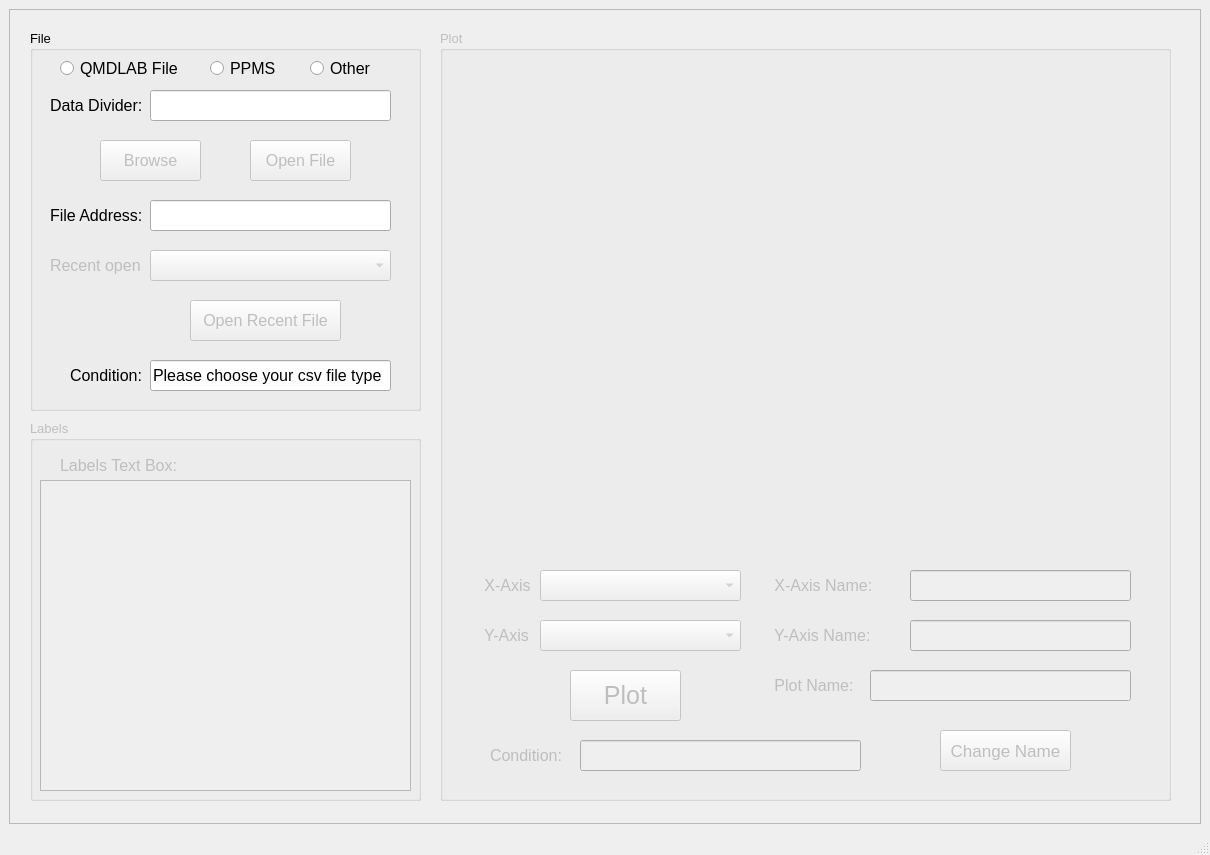
<?xml version="1.0" encoding="UTF-8"?>
<ui version="4.0">
 <class>MainWindow</class>
 <widget class="QMainWindow" name="MainWindow">
  <property name="geometry">
   <rect>
    <x>0</x>
    <y>0</y>
    <width>1210</width>
    <height>855</height>
   </rect>
  </property>
  <property name="windowTitle">
   <string>MainWindow</string>
  </property>
  <widget class="QWidget" name="centralwidget">
   <layout class="QGridLayout" name="gridLayout_2">
    <item row="0" column="0">
     <layout class="QGridLayout" name="gridLayout">
      <item row="0" column="0">
       <widget class="QScrollArea" name="scrollArea">
        <property name="widgetResizable">
         <bool>true</bool>
        </property>
        <widget class="QWidget" name="scrollAreaWidgetContents">
         <property name="geometry">
          <rect>
           <x>0</x>
           <y>0</y>
           <width>1188</width>
           <height>813</height>
          </rect>
         </property>
         <widget class="QGroupBox" name="groupBox_file">
          <property name="geometry">
           <rect>
            <x>20</x>
            <y>20</y>
            <width>391</width>
            <height>381</height>
           </rect>
          </property>
          <property name="font">
           <font>
            <pointsize>10</pointsize>
           </font>
          </property>
          <property name="title">
           <string>File</string>
          </property>
          <widget class="QLineEdit" name="lineEdit_address">
           <property name="geometry">
            <rect>
             <x>120</x>
             <y>170</y>
             <width>241</width>
             <height>31</height>
            </rect>
           </property>
           <property name="font">
            <font>
             <pointsize>12</pointsize>
            </font>
           </property>
          </widget>
          <widget class="QPushButton" name="pushButton_browse">
           <property name="enabled">
            <bool>false</bool>
           </property>
           <property name="geometry">
            <rect>
             <x>70</x>
             <y>110</y>
             <width>101</width>
             <height>41</height>
            </rect>
           </property>
           <property name="font">
            <font>
             <pointsize>12</pointsize>
            </font>
           </property>
           <property name="text">
            <string>Browse</string>
           </property>
          </widget>
          <widget class="QLabel" name="label">
           <property name="geometry">
            <rect>
             <x>20</x>
             <y>170</y>
             <width>91</width>
             <height>31</height>
            </rect>
           </property>
           <property name="font">
            <font>
             <pointsize>12</pointsize>
            </font>
           </property>
           <property name="text">
            <string>File Address:</string>
           </property>
          </widget>
          <widget class="QLabel" name="label_4">
           <property name="geometry">
            <rect>
             <x>40</x>
             <y>330</y>
             <width>81</width>
             <height>31</height>
            </rect>
           </property>
           <property name="font">
            <font>
             <pointsize>12</pointsize>
            </font>
           </property>
           <property name="text">
            <string>Condition:</string>
           </property>
          </widget>
          <widget class="QLineEdit" name="lineEdit_condition1">
           <property name="geometry">
            <rect>
             <x>120</x>
             <y>330</y>
             <width>241</width>
             <height>31</height>
            </rect>
           </property>
           <property name="font">
            <font>
             <pointsize>12</pointsize>
            </font>
           </property>
           <property name="text">
            <string>Please choose your csv file type</string>
           </property>
          </widget>
          <widget class="QLabel" name="label_10">
           <property name="geometry">
            <rect>
             <x>20</x>
             <y>60</y>
             <width>91</width>
             <height>31</height>
            </rect>
           </property>
           <property name="font">
            <font>
             <pointsize>12</pointsize>
            </font>
           </property>
           <property name="text">
            <string>Data Divider:</string>
           </property>
          </widget>
          <widget class="QLineEdit" name="lineEdit_divider">
           <property name="geometry">
            <rect>
             <x>120</x>
             <y>60</y>
             <width>241</width>
             <height>31</height>
            </rect>
           </property>
           <property name="font">
            <font>
             <pointsize>12</pointsize>
            </font>
           </property>
           <property name="text">
            <string/>
           </property>
          </widget>
          <widget class="QRadioButton" name="radioButton_qmd">
           <property name="geometry">
            <rect>
             <x>30</x>
             <y>30</y>
             <width>121</width>
             <height>17</height>
            </rect>
           </property>
           <property name="font">
            <font>
             <pointsize>12</pointsize>
            </font>
           </property>
           <property name="text">
            <string>QMDLAB File</string>
           </property>
           <property name="checked">
            <bool>false</bool>
           </property>
          </widget>
          <widget class="QRadioButton" name="radioButton_other">
           <property name="geometry">
            <rect>
             <x>280</x>
             <y>30</y>
             <width>71</width>
             <height>17</height>
            </rect>
           </property>
           <property name="font">
            <font>
             <pointsize>12</pointsize>
            </font>
           </property>
           <property name="text">
            <string>Other</string>
           </property>
          </widget>
          <widget class="QRadioButton" name="radioButton_ppms">
           <property name="geometry">
            <rect>
             <x>180</x>
             <y>30</y>
             <width>71</width>
             <height>17</height>
            </rect>
           </property>
           <property name="font">
            <font>
             <pointsize>12</pointsize>
            </font>
           </property>
           <property name="text">
            <string>PPMS</string>
           </property>
           <property name="checked">
            <bool>false</bool>
           </property>
          </widget>
          <widget class="QPushButton" name="pushButton_show">
           <property name="enabled">
            <bool>false</bool>
           </property>
           <property name="geometry">
            <rect>
             <x>220</x>
             <y>110</y>
             <width>101</width>
             <height>41</height>
            </rect>
           </property>
           <property name="font">
            <font>
             <pointsize>12</pointsize>
            </font>
           </property>
           <property name="text">
            <string>Open File</string>
           </property>
          </widget>
          <widget class="QLabel" name="label_11">
           <property name="enabled">
            <bool>false</bool>
           </property>
           <property name="geometry">
            <rect>
             <x>20</x>
             <y>220</y>
             <width>91</width>
             <height>31</height>
            </rect>
           </property>
           <property name="font">
            <font>
             <pointsize>12</pointsize>
            </font>
           </property>
           <property name="text">
            <string>Recent open:</string>
           </property>
          </widget>
          <widget class="QComboBox" name="comboBox_recent">
           <property name="enabled">
            <bool>false</bool>
           </property>
           <property name="geometry">
            <rect>
             <x>120</x>
             <y>220</y>
             <width>241</width>
             <height>31</height>
            </rect>
           </property>
           <property name="font">
            <font>
             <pointsize>12</pointsize>
            </font>
           </property>
          </widget>
          <widget class="QPushButton" name="pushButton_recent">
           <property name="enabled">
            <bool>false</bool>
           </property>
           <property name="geometry">
            <rect>
             <x>160</x>
             <y>270</y>
             <width>151</width>
             <height>41</height>
            </rect>
           </property>
           <property name="font">
            <font>
             <pointsize>12</pointsize>
            </font>
           </property>
           <property name="text">
            <string>Open Recent File</string>
           </property>
          </widget>
         </widget>
         <widget class="QGroupBox" name="groupBox_plot">
          <property name="enabled">
           <bool>false</bool>
          </property>
          <property name="geometry">
           <rect>
            <x>430</x>
            <y>20</y>
            <width>731</width>
            <height>771</height>
           </rect>
          </property>
          <property name="font">
           <font>
            <pointsize>10</pointsize>
           </font>
          </property>
          <property name="title">
           <string>Plot</string>
          </property>
          <widget class="QWidget" name="widget" native="true">
           <property name="geometry">
            <rect>
             <x>10</x>
             <y>20</y>
             <width>711</width>
             <height>491</height>
            </rect>
           </property>
           <widget class="MatplotlibWidget" name="mplwidget">
            <property name="geometry">
             <rect>
              <x>290</x>
              <y>200</y>
              <width>16</width>
              <height>16</height>
             </rect>
            </property>
           </widget>
          </widget>
          <widget class="QComboBox" name="comboBox_x">
           <property name="geometry">
            <rect>
             <x>100</x>
             <y>540</y>
             <width>201</width>
             <height>31</height>
            </rect>
           </property>
           <property name="font">
            <font>
             <pointsize>12</pointsize>
            </font>
           </property>
          </widget>
          <widget class="QComboBox" name="comboBox_y">
           <property name="geometry">
            <rect>
             <x>100</x>
             <y>590</y>
             <width>201</width>
             <height>31</height>
            </rect>
           </property>
           <property name="font">
            <font>
             <pointsize>12</pointsize>
            </font>
           </property>
          </widget>
          <widget class="QPushButton" name="pushButton_plot">
           <property name="enabled">
            <bool>false</bool>
           </property>
           <property name="geometry">
            <rect>
             <x>500</x>
             <y>700</y>
             <width>131</width>
             <height>41</height>
            </rect>
           </property>
           <property name="font">
            <font>
             <pointsize>13</pointsize>
            </font>
           </property>
           <property name="text">
            <string>Change Name</string>
           </property>
          </widget>
          <widget class="QLabel" name="label_2">
           <property name="geometry">
            <rect>
             <x>40</x>
             <y>540</y>
             <width>61</width>
             <height>31</height>
            </rect>
           </property>
           <property name="font">
            <font>
             <pointsize>12</pointsize>
            </font>
           </property>
           <property name="text">
            <string> X-Axis</string>
           </property>
          </widget>
          <widget class="QLabel" name="label_3">
           <property name="geometry">
            <rect>
             <x>40</x>
             <y>590</y>
             <width>61</width>
             <height>31</height>
            </rect>
           </property>
           <property name="font">
            <font>
             <pointsize>12</pointsize>
            </font>
           </property>
           <property name="text">
            <string> Y-Axis</string>
           </property>
          </widget>
          <widget class="QLabel" name="label_5">
           <property name="geometry">
            <rect>
             <x>50</x>
             <y>710</y>
             <width>91</width>
             <height>31</height>
            </rect>
           </property>
           <property name="font">
            <font>
             <pointsize>12</pointsize>
            </font>
           </property>
           <property name="text">
            <string>Condition:</string>
           </property>
          </widget>
          <widget class="QLineEdit" name="lineEdit_condition2">
           <property name="geometry">
            <rect>
             <x>140</x>
             <y>710</y>
             <width>281</width>
             <height>31</height>
            </rect>
           </property>
           <property name="font">
            <font>
             <pointsize>12</pointsize>
            </font>
           </property>
           <property name="text">
            <string/>
           </property>
          </widget>
          <widget class="QLabel" name="label_7">
           <property name="geometry">
            <rect>
             <x>330</x>
             <y>540</y>
             <width>101</width>
             <height>31</height>
            </rect>
           </property>
           <property name="font">
            <font>
             <pointsize>12</pointsize>
            </font>
           </property>
           <property name="text">
            <string> X-Axis Name:</string>
           </property>
          </widget>
          <widget class="QLineEdit" name="lineEdit_x">
           <property name="geometry">
            <rect>
             <x>470</x>
             <y>540</y>
             <width>221</width>
             <height>31</height>
            </rect>
           </property>
          </widget>
          <widget class="QLabel" name="label_8">
           <property name="geometry">
            <rect>
             <x>330</x>
             <y>590</y>
             <width>111</width>
             <height>31</height>
            </rect>
           </property>
           <property name="font">
            <font>
             <pointsize>12</pointsize>
            </font>
           </property>
           <property name="text">
            <string> Y-Axis Name:</string>
           </property>
          </widget>
          <widget class="QLineEdit" name="lineEdit_y">
           <property name="geometry">
            <rect>
             <x>470</x>
             <y>590</y>
             <width>221</width>
             <height>31</height>
            </rect>
           </property>
          </widget>
          <widget class="QLabel" name="label_9">
           <property name="geometry">
            <rect>
             <x>330</x>
             <y>640</y>
             <width>101</width>
             <height>31</height>
            </rect>
           </property>
           <property name="font">
            <font>
             <pointsize>12</pointsize>
            </font>
           </property>
           <property name="text">
            <string> Plot Name:</string>
           </property>
          </widget>
          <widget class="QLineEdit" name="lineEdit_name">
           <property name="geometry">
            <rect>
             <x>430</x>
             <y>640</y>
             <width>261</width>
             <height>31</height>
            </rect>
           </property>
          </widget>
          <widget class="QPushButton" name="pushButton_choose2">
           <property name="geometry">
            <rect>
             <x>130</x>
             <y>640</y>
             <width>111</width>
             <height>51</height>
            </rect>
           </property>
           <property name="font">
            <font>
             <pointsize>19</pointsize>
            </font>
           </property>
           <property name="text">
            <string>Plot</string>
           </property>
          </widget>
         </widget>
         <widget class="QGroupBox" name="groupBox_labels">
          <property name="enabled">
           <bool>false</bool>
          </property>
          <property name="geometry">
           <rect>
            <x>20</x>
            <y>410</y>
            <width>391</width>
            <height>381</height>
           </rect>
          </property>
          <property name="font">
           <font>
            <pointsize>10</pointsize>
           </font>
          </property>
          <property name="title">
           <string>Labels</string>
          </property>
          <widget class="QLabel" name="label_6">
           <property name="geometry">
            <rect>
             <x>30</x>
             <y>30</y>
             <width>141</width>
             <height>31</height>
            </rect>
           </property>
           <property name="font">
            <font>
             <pointsize>12</pointsize>
            </font>
           </property>
           <property name="text">
            <string>Labels Text Box:</string>
           </property>
          </widget>
          <widget class="QTextEdit" name="textEdit_labels">
           <property name="geometry">
            <rect>
             <x>10</x>
             <y>60</y>
             <width>371</width>
             <height>311</height>
            </rect>
           </property>
           <property name="font">
            <font>
             <pointsize>13</pointsize>
            </font>
           </property>
          </widget>
         </widget>
        </widget>
       </widget>
      </item>
     </layout>
    </item>
   </layout>
  </widget>
  <widget class="QStatusBar" name="statusbar"/>
 </widget>
 <customwidgets>
  <customwidget>
   <class>MatplotlibWidget</class>
   <extends>QWidget</extends>
   <header>matplotlibwidget</header>
  </customwidget>
 </customwidgets>
 <resources/>
 <connections/>
</ui>
